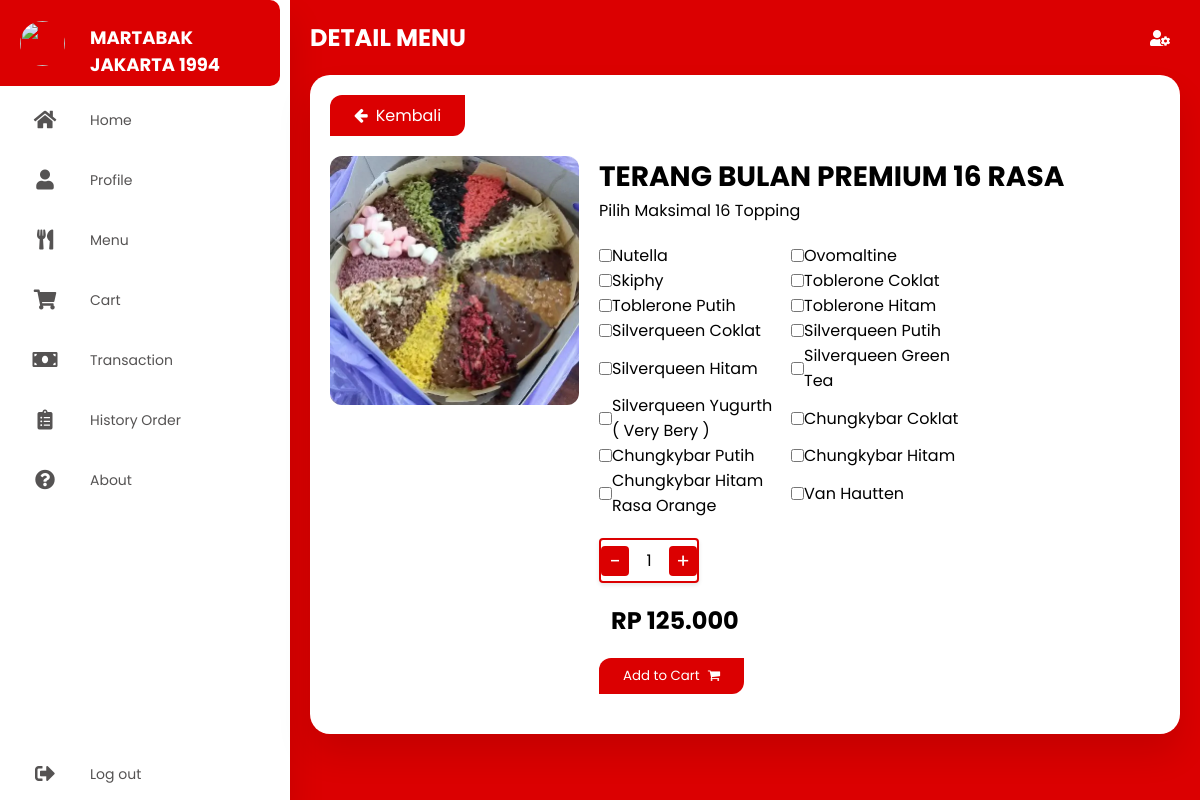
The app's page /detail-menu/detail-TBP16R.php?id_menu=37 (signed in) with its own data.
### tables this page shows
CREATE TABLE `menu_martabak` (
  `id_menu` int(11) NOT NULL,
  `name_menu` varchar(200) DEFAULT NULL,
  `price` double DEFAULT NULL,
  `img_menu` varchar(200) DEFAULT '',
  `id_category` int(11) DEFAULT NULL,
  `no_varian` varchar(200) DEFAULT '',
  `stok` varchar(200) DEFAULT NULL
);

CREATE TABLE `varian_rasa` (
  `id_varian` int(11) NOT NULL,
  `nama_varian` varchar(255) NOT NULL
);

### detail-menu/detail-TBP16R.php (the view, shortened to what this page needs)
<!DOCTYPE html>
    <html lang="en">
    <head>
      <link rel="stylesheet" href="../style/styledashboard.css" />
      <link rel="stylesheet" href="https://cdnjs.cloudflare.com/ajax/libs/font-awesome/5.15.4/css/all.min.css"/>
      <link rel="stylesheet" href="https://cdnjs.cloudflare.com/ajax/libs/font-awesome/4.7.0/css/font-awesome.min.css">
    </head>
    <body>
      <div class="container">
      <?php
        include '../navbar.php'
        ?>
        <section class="main">
          <div class="main-top">
            <h1>DETAIL MENU</h1>
            <i class="fas fa-user-cog"></i>
          </div>
          <?php
		        include '../conn.php';
		        $id_menu = $_GET['id_menu'];
		        $data = mysqli_query($conn,"select * from menu_martabak where id_menu='$id_menu'");
		        while($d = mysqli_fetch_array($data)){
              $price=$d['price'];
	          ?>
          <section class="menu-content">
            <a href="../menu-dashboard.php" class="back-btn"><i class="fa fa-arrow-left"></i>Kembali</a>
            <form action="tambah_aksi_TBPR_keranjang.php?id_menu=<?php echo $d['id_menu']; ?>" method="post">
            <div class="detail-card">
                <img src="../asset/<?php echo $d['img_menu']; ?>" name="img_menu" alt="">
                <div class="detail-card-content">
                     <h2 name="name_menu"><?php echo $d['name_menu']; ?></h2>
                     <p>Pilih Maksimal 16 Topping</p>
                     <div class="checkbox">
                     <div class="varian-box">
                      <?php
		                    include '../conn.php';
		                    $datav1 = mysqli_query($conn,"select * from varian_rasa where id_varian='1'");
		                    $dv1 = mysqli_fetch_array($datav1);
	                    ?>
                        <input type="checkbox" name="v1" id="v1" value="<?php echo $dv1['nama_varian']; ?>" tabIndex="1" onClick="ckChange(this)"><?php echo $dv1['nama_varian']; ?>
                      </div>
                      <div class="varian-box">
                      <?php
		                    include '../conn.php';
		                    $datav2 = mysqli_query($conn,"select * from varian_rasa where id_varian='2'");
		                    $dv2 = mysqli_fetch_array($datav2);
	                    ?>
                        <input type="checkbox" name="v2" id="v2" value="<?php echo $dv2['nama_varian']; ?>" tabIndex="1" onClick="ckChange(this)"><?php echo $dv2['nama_varian']; ?>
                      </div>
                      <div class="varian-box">
                      <?php
		                    include '../conn.php';
		                    $datav3 = mysqli_query($conn,"select * from varian_rasa where id_varian='3'");
		                    $dv3 = mysqli_fetch_array($datav3);
	                    ?>
                        <input type="checkbox" name="v3" id="v3" value="<?php echo $dv3['nama_varian']; ?>" tabIndex="1" onClick="ckChange(this)"><?php echo $dv3['nama_varian']; ?>
                      </div>
                      <div class="varian-box">
                      <?php
		                    include '../conn.php';
		                    $datav4 = mysqli_query($conn,"select * from varian_rasa where id_varian='4'");
		                    $dv4 = mysqli_fetch_array($datav4);
	                    ?>
                        <input type="checkbox" name="v4" id="v4" value="<?php echo $dv4['nama_varian']; ?>" tabIndex="1" onClick="ckChange(this)"><?php echo $dv4['nama_varian']; ?>
                      </div>
                      <div class="varian-box">
                      <?php
		                    include '../conn.php';
		                    $datav5 = mysqli_query($conn,"select * from varian_rasa where id_varian='5'");
		                    $dv5 = mysqli_fetch_array($datav5);
	                    ?>
                        <input type="checkbox" name="v5" id="v5" value="<?php echo $dv5['nama_varian']; ?>" tabIndex="1" onClick="ckChange(this)"><?php echo $dv5['nama_varian']; ?>
                      </div>
                      <div class="varian-box">
                      <?php
		                    include '../conn.php';
		                    $datav6 = mysqli_query($conn,"select * from varian_rasa where id_varian='6'");
		                    $dv6 = mysqli_fetch_array($datav6);
	                    ?>
                        <input type="checkbox" name="v6" id="v6" value="<?php echo $dv6['nama_varian']; ?>" tabIndex="1" onClick="ckChange(this)"><?php echo $dv6['nama_varian']; ?>
                      </div>
                      <div class="varian-box">
                      <?php
		                    include '../conn.php';
		                    $datav7 = mysqli_query($conn,"select * from varian_rasa where id_varian='7'");
		                    $dv7 = mysqli_fetch_array($datav7);
	                    ?>
                        <input type="checkbox" name="v7" id="v7" value="<?php echo $dv7['nama_varian']; ?>" tabIndex="1" onClick="ckChange(this)"><?php echo $dv7['nama_varian']; ?>
                      </div>
                      <div class="varian-box">
                      <?php
		                    include '../conn.php';
		                    $datav8 = mysqli_query($conn,"select * from varian_rasa where id_varian='8'");
		                    $dv8 = mysqli_fetch_array($datav8);
	                    ?>
                        <input type="checkbox" name="v8" id="v8" value="<?php echo $dv8['nama_varian']; ?>" tabIndex="1" onClick="ckChange(this)"><?php echo $dv8['nama_varian']; ?>
                      </div>
                      <div class="varian-box">
                      <?php
		                    include '../conn.php';
		                    $datav9 = mysqli_query($conn,"select * from varian_rasa where id_varian='9'");
		                    $dv9 = mysqli_fetch_array($datav9);
	                    ?>
                        <input type="checkbox" name="v9" id="v9" value="<?php echo $dv9['nama_varian']; ?>" tabIndex="1" onClick="ckChange(this)"><?php echo $dv9['nama_varian']; ?>
                      </div>
                      <div class="varian-box">
                      <?php
		                    include '../conn.php';
		                    $datav10 = mysqli_query($conn,"select * from varian_rasa where id_varian='10'");
		                    $dv10 = mysqli_fetch_array($datav10);
	                    ?>
                        <input type="checkbox" name="v10" id="v10" value="<?php echo $dv10['nama_varian']; ?>" tabIndex="1" onClick="ckChange(this)"><?php echo $dv10['nama_varian']; ?>
                      </div>
                      <div class="varian-box">
                      <?php
		                    include '../conn.php';
		                    $datav11 = mysqli_query($conn,"select * from varian_rasa where id_varian='11'");
		                    $dv11 = mysqli_fetch_array($datav11);
	                    ?>
                        <input type="checkbox" name="v11" id="v11" value="<?php echo $dv11['nama_varian']; ?>" tabIndex="1" onClick="ckChange(this)"><?php echo $dv11['nama_varian']; ?>
                      </div>
                      <div class="varian-box">
                      <?php
		                    include '../conn.php';
		                    $datav12 = mysqli_query($conn,"select * from varian_rasa where id_varian='12'");
		                    $dv12 = mysqli_fetch_array($datav12);
	                    ?>
                        <input type="checkbox" name="v12" id="v12" value="<?php echo $dv12['nama_varian']; ?>" tabIndex="1" onClick="ckChange(this)"><?php echo $dv12['nama_varian']; ?>
                      </div>
                      <div class="varian-box">
                      <?php
		                    include '../conn.php';
		                    $datav13 = mysqli_query($conn,"select * from varian_rasa where id_varian='13'");
		                    $dv13 = mysqli_fetch_array($datav13);
	                    ?>
                        <input type="checkbox" name="v13" id="v13" value="<?php echo $dv13['nama_varian']; ?>" tabIndex="1" onClick="ckChange(this)"><?php echo $dv13['nama_varian']; ?>
                      </div>
                      <div class="varian-box">
                      <?php
		                    include '../conn.php';
		                    $datav14 = mysqli_query($conn,"select * from varian_rasa where id_varian='14'");
		                    $dv14 = mysqli_fetch_array($datav14);
	                    ?>
                        <input type="checkbox" name="v14" id="v14" value="<?php echo $dv14['nama_varian']; ?>" tabIndex="1" onClick="ckChange(this)"><?php echo $dv14['nama_varian']; ?>
                      </div>
                      <div class="varian-box">
                      <?php
		                    include '../conn.php';
		                    $datav15 = mysqli_query($conn,"select * from varian_rasa where id_varian='15'");
		                    $dv15 = mysqli_fetch_array($datav15);
	                    ?>
                        <input type="checkbox" name="v15" id="v15" value="<?php echo $dv15['nama_varian']; ?>" tabIndex="1" onClick="ckChange(this)"><?php echo $dv15['nama_varian']; ?>
                      </div>
                      <div class="varian-box">
                      <?php
		                    include '../conn.php';
		                    $datav16 = mysqli_query($conn,"select * from varian_rasa where id_varian='16'");
		                    $dv16 = mysqli_fetch_array($datav16);
	                    ?>
                        <input type="checkbox" name="v16" id="v16" value="<?php echo $dv16['nama_varian']; ?>" tabIndex="1" onClick="ckChange(this)"><?php echo $dv16['nama_varian']; ?>
                      </div>
                     </div>
                      <div class="quantity">
                        <span class="minus" aria-label="Decrease">&minus;</span>
                        <input type="number" class="input-box" name="qty_item" value="1" min="1" max="50">
                        <span class="plus" aria-label="Increase">&plus;</span>
                     </div>
                    <div class="flex-price">
                      <h1 name="price"><?php echo "Rp " . number_format("$price", 0, ",", "."); ?></h1>
                      <button id="btn_submit" class="cart-btn">Add to Cart<i class="fa fa-shopping-cart"></i></button>
                    </div>
                    <?php
	                  }
	                  ?>
                </div>
            </div>
          </section>
        </section>
      </div>
    </body>
    </html>

### style/styledashboard.css (style rules this page uses)
* { margin: 0; padding: 0; outline: none; border: none; text-decoration: none; box-sizing: border-box; font-family: "Poppins", sans-serif; }
body { background: #db0001; }
.container { display: flex; }
.main { position: relative; padding: 20px; width: 80%; margin-left: 290px; }
.main-top { display: flex; width: 100%; color: #fff; }
.main-top i { position: absolute; right: 0; margin: 10px 30px; color: white; cursor: pointer; }
.menu-content { width: 100%; height: auto; margin-top: 20px; background-color: #fff; padding: 20px; border-radius: 20px; display: flex; flex-direction: column; align-items: flex-start; box-shadow: 0 20px 35px rgba(0, 0, 0, 0.1); justify-content: space-around; }
.menu-content h1 { font-size: 24px; margin-left: 12px; font-family: "Poppins", sans-serif; text-transform: uppercase; }
.back-btn { padding: 8px 24px; margin-bottom: 20px; background-color: #db0001; color: #fff; border-radius: 12px 0; cursor: pointer; }
.back-btn i { margin-right: 8px; }
.detail-card { display: flex; flex-direction: row; flex-wrap: wrap; align-items: flex-start; width: 100%; }
.detail-card img { width: 30%; border-radius: 12px; margin-right: 20px; }
.detail-card .detail-card-content { width: auto; display: flex; flex-direction: column; align-items: flex-start; height: auto; }
.detail-card .detail-card-content h2 { font-size: 28px; }
.quantity { display: flex; margin-top: 20px; margin-bottom: 20px; width: 100px; border: 2px solid #db0001; border-radius: 4px; overflow: hidden; box-shadow: 0 2px 4px rgba(0, 0, 0, 0.1); align-items: center; }
.quantity span { background-color: #db0001; border-radius: 4px; color: #fff; border: none; cursor: pointer; font-size: 20px; width: 30px; height: auto; text-align: center; transition: background-color 0.2s; }
.input-box { width: 40px; text-align: center; border: none; padding: 8px 10px; font-size: 16px; outline: none; }
.input-box[type="number"] { -moz-appearance: textfield; }
.cart-btn { padding: 8px 24px; margin-bottom: 20px; background-color: #db0001; color: #fff; border-radius: 12px 0; cursor: pointer; margin-top: 20px; }
.cart-btn i { margin-left: 8px; }
.checkbox { margin-top: 20px; display: flex; flex-direction: row; flex-wrap: wrap; width: 400px; }
.varian-box { display: flex; flex-direction: row; flex-wrap: nowrap; margin-right: 12px; width: 180px; align-items: center; }

### records on screen
menu_martabak: img_menu (picture), name_menu "TERANG BULAN PREMIUM 16 RASA", varian_rasa.nama_varian "Nutella", varian_rasa.nama_varian "Ovomaltine", varian_rasa.nama_varian "Skiphy", varian_rasa.nama_varian "Toblerone Coklat", varian_rasa.nama_varian "Toblerone Putih", varian_rasa.nama_varian "Toblerone Hitam", varian_rasa.nama_varian "Silverqueen Coklat", varian_rasa.nama_varian "Silverqueen Putih", varian_rasa.nama_varian "Silverqueen Hitam", varian_rasa.nama_varian "Silverqueen Green Tea", varian_rasa.nama_varian "Silverqueen Yugurth ( Very Bery )", varian_rasa.nama_varian "Chungkybar Coklat", varian_rasa.nama_varian "Chungkybar Putih", varian_rasa.nama_varian "Chungkybar Hitam", varian_rasa.nama_varian "Chungkybar Hitam Rasa Orange", varian_rasa.nama_varian "Van Hautten", price "125.000"
